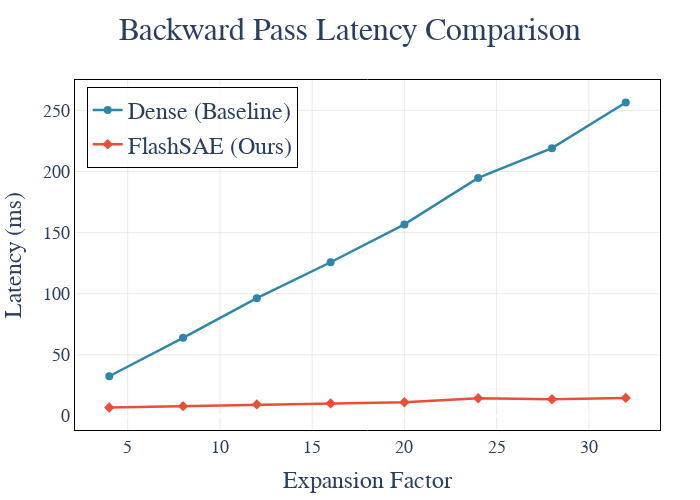

The code cell stored with this chart in its notebook:
### Code cell
import plotly.graph_objects as go
from plotly.subplots import make_subplots

# MLSys style configuration
mlsys_colors = {
    'baseline': '#2E86AB',  # 深蓝色
    'sparse': '#E94F37',    # 红色
}

# 创建图表
fig = go.Figure()

expansion_factors = list(expansion_factor_list)

# 添加baseline曲线
fig.add_trace(go.Scatter(
    x=expansion_factors,
    y=bwd_time_base,
    mode='lines+markers',
    name='Dense (Baseline)',
    line=dict(color=mlsys_colors['baseline'], width=2.5),
    marker=dict(size=8, symbol='circle'),
))

# 添加sparse曲线
fig.add_trace(go.Scatter(
    x=expansion_factors,
    y=bwd_time_sparse,
    mode='lines+markers',
    name='FlashSAE (Ours)',
    line=dict(color=mlsys_colors['sparse'], width=2.5),
    marker=dict(size=8, symbol='diamond'),
))

# MLSys风格布局
fig.update_layout(
    title=dict(
        text=f'Backward Pass Latency Comparison<br>',
        font=dict(size=32, family='Times New Roman'),
        x=0.5,
    ),
    xaxis=dict(
        title=dict(text='Expansion Factor', font=dict(size=24, family='Times New Roman')),
        tickfont=dict(size=18, family='Times New Roman'),
        gridcolor='lightgray',
        gridwidth=0.5,
        showline=True,
        linewidth=1,
        linecolor='black',
        mirror=True,
    ),
    yaxis=dict(
        title=dict(text='Latency (ms)', font=dict(size=24, family='Times New Roman')),
        tickfont=dict(size=18, family='Times New Roman'),
        gridcolor='lightgray',
        gridwidth=0.5,
        showline=True,
        linewidth=1,
        linecolor='black',
        mirror=True,
    ),
    legend=dict(
        x=0.02,
        y=0.98,
        bgcolor='rgba(255,255,255,0.8)',
        bordercolor='black',
        borderwidth=1,
        font=dict(size=24, family='Times New Roman'),
    ),
    plot_bgcolor='white',
    paper_bgcolor='white',
    width=700,
    height=500,
    margin=dict(l=60, r=40, t=80, b=60),
)

fig.show()
fig.write_image(
    "/Users/jxwang/Programs/sii-courses/ai-system-25/course_project/result/overall_speed_up/backward_pass_latency_comparison.pdf", 
    format="pdf",
)

### Figure 1 — Plotly figure (JSON) as saved in the notebook; plotly's stock layout.template omitted (floating-point values rounded to 4 significant figures)
{"data": [{"line": {"color": "#2E86AB", "width": 2.5}, "marker": {"size": 8, "symbol": "circle"}, "mode": "lines+markers", "name": "Dense (Baseline)", "type": "scatter", "x": [4, 8, 12, 16, 20, 24, 28, 32], "y": [32.5, 63.92, 96.37, 125.8, 156.7, 194.7, 219.1, 256.4]}, {"line": {"color": "#E94F37", "width": 2.5}, "marker": {"size": 8, "symbol": "diamond"}, "mode": "lines+markers", "name": "FlashSAE (Ours)", "type": "scatter", "x": [4, 8, 12, 16, 20, 24, 28, 32], "y": [6.947, 8.067, 9.48, 10.32, 11.26, 14.52, 13.69, 14.79]}], "layout": {"height": 500, "legend": {"bgcolor": "rgba(255,255,255,0.8)", "bordercolor": "black", "borderwidth": 1, "font": {"family": "Times New Roman", "size": 24}, "x": 0.02, "y": 0.98}, "margin": {"b": 60, "l": 60, "r": 40, "t": 80}, "paper_bgcolor": "white", "plot_bgcolor": "white", "title": {"font": {"family": "Times New Roman", "size": 32}, "text": "Backward Pass Latency Comparison<br>", "x": 0.5}, "width": 700, "xaxis": {"gridcolor": "lightgray", "gridwidth": 0.5, "linecolor": "black", "linewidth": 1, "mirror": true, "showline": true, "tickfont": {"family": "Times New Roman", "size": 18}, "title": {"font": {"family": "Times New Roman", "size": 24}, "text": "Expansion Factor"}}, "yaxis": {"gridcolor": "lightgray", "gridwidth": 0.5, "linecolor": "black", "linewidth": 1, "mirror": true, "showline": true, "tickfont": {"family": "Times New Roman", "size": 18}, "title": {"font": {"family": "Times New Roman", "size": 24}, "text": "Latency (ms)"}}}}
